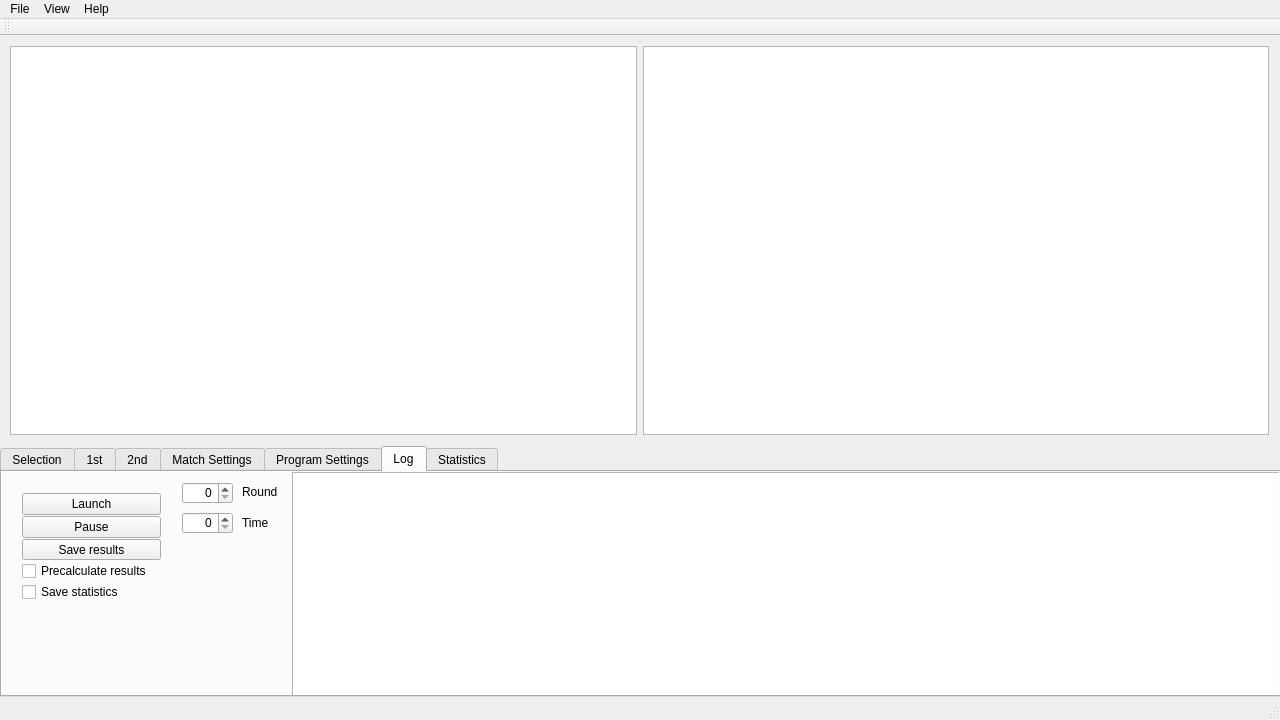
<?xml version="1.0" encoding="UTF-8"?>
<ui version="4.0">
 <class>mainWindowClass</class>
 <widget class="QMainWindow" name="mainWindowClass">
  <property name="geometry">
   <rect>
    <x>0</x>
    <y>0</y>
    <width>1280</width>
    <height>720</height>
   </rect>
  </property>
  <property name="windowTitle">
   <string>boxing</string>
  </property>
  <widget class="QWidget" name="centralWidget">
   <widget class="QTabWidget" name="tabWidget">
    <property name="geometry">
     <rect>
      <x>0</x>
      <y>410</y>
      <width>1281</width>
      <height>251</height>
     </rect>
    </property>
    <property name="currentIndex">
     <number>5</number>
    </property>
    <property name="tabsClosable">
     <bool>false</bool>
    </property>
    <property name="movable">
     <bool>false</bool>
    </property>
    <widget class="QWidget" name="tab_7">
     <attribute name="title">
      <string>Selection</string>
     </attribute>
     <widget class="QListWidget" name="listWidget">
      <property name="geometry">
       <rect>
        <x>5</x>
        <y>31</y>
        <width>321</width>
        <height>191</height>
       </rect>
      </property>
     </widget>
     <widget class="QPushButton" name="pushButton_5">
      <property name="geometry">
       <rect>
        <x>10</x>
        <y>10</y>
        <width>101</width>
        <height>21</height>
       </rect>
      </property>
      <property name="text">
       <string>Refresh List</string>
      </property>
     </widget>
     <widget class="QPushButton" name="pushButton_6">
      <property name="geometry">
       <rect>
        <x>120</x>
        <y>10</y>
        <width>91</width>
        <height>21</height>
       </rect>
      </property>
      <property name="text">
       <string>Load Left</string>
      </property>
     </widget>
     <widget class="QPushButton" name="pushButton_7">
      <property name="geometry">
       <rect>
        <x>220</x>
        <y>10</y>
        <width>101</width>
        <height>21</height>
       </rect>
      </property>
      <property name="text">
       <string>Load Right</string>
      </property>
     </widget>
     <widget class="QTextBrowser" name="textBrowser">
      <property name="geometry">
       <rect>
        <x>785</x>
        <y>10</y>
        <width>481</width>
        <height>211</height>
       </rect>
      </property>
     </widget>
     <widget class="QGraphicsView" name="graphicsView_3">
      <property name="geometry">
       <rect>
        <x>560</x>
        <y>11</y>
        <width>221</width>
        <height>211</height>
       </rect>
      </property>
     </widget>
    </widget>
    <widget class="QWidget" name="tab">
     <attribute name="title">
      <string>1st</string>
     </attribute>
    </widget>
    <widget class="QWidget" name="tab_2">
     <attribute name="title">
      <string>2nd</string>
     </attribute>
    </widget>
    <widget class="QWidget" name="tab_3">
     <attribute name="title">
      <string>Match Settings</string>
     </attribute>
     <widget class="QSpinBox" name="spinBox">
      <property name="geometry">
       <rect>
        <x>80</x>
        <y>10</y>
        <width>42</width>
        <height>22</height>
       </rect>
      </property>
     </widget>
     <widget class="QLabel" name="label">
      <property name="geometry">
       <rect>
        <x>10</x>
        <y>10</y>
        <width>81</width>
        <height>21</height>
       </rect>
      </property>
      <property name="text">
       <string>Round Limit</string>
      </property>
     </widget>
    </widget>
    <widget class="QWidget" name="tab_5">
     <attribute name="title">
      <string>Program Settings</string>
     </attribute>
     <widget class="QComboBox" name="comboBox">
      <property name="geometry">
       <rect>
        <x>80</x>
        <y>20</y>
        <width>191</width>
        <height>21</height>
       </rect>
      </property>
     </widget>
     <widget class="QLabel" name="label_4">
      <property name="geometry">
       <rect>
        <x>10</x>
        <y>20</y>
        <width>91</width>
        <height>16</height>
       </rect>
      </property>
      <property name="text">
       <string>Status bars</string>
      </property>
     </widget>
     <widget class="QCheckBox" name="checkBox_3">
      <property name="geometry">
       <rect>
        <x>9</x>
        <y>50</y>
        <width>261</width>
        <height>20</height>
       </rect>
      </property>
      <property name="text">
       <string>Status bars over animations</string>
      </property>
     </widget>
    </widget>
    <widget class="QWidget" name="tab_4">
     <attribute name="title">
      <string>Log</string>
     </attribute>
     <widget class="QTextEdit" name="textEdit">
      <property name="geometry">
       <rect>
        <x>290</x>
        <y>0</y>
        <width>991</width>
        <height>231</height>
       </rect>
      </property>
      <property name="readOnly">
       <bool>true</bool>
      </property>
     </widget>
     <widget class="QSpinBox" name="spinBox_2">
      <property name="geometry">
       <rect>
        <x>180</x>
        <y>10</y>
        <width>51</width>
        <height>22</height>
       </rect>
      </property>
      <property name="alignment">
       <set>Qt::AlignRight|Qt::AlignTrailing|Qt::AlignVCenter</set>
      </property>
     </widget>
     <widget class="QSpinBox" name="spinBox_3">
      <property name="geometry">
       <rect>
        <x>180</x>
        <y>40</y>
        <width>51</width>
        <height>22</height>
       </rect>
      </property>
      <property name="alignment">
       <set>Qt::AlignRight|Qt::AlignTrailing|Qt::AlignVCenter</set>
      </property>
      <property name="singleStep">
       <number>5</number>
      </property>
     </widget>
     <widget class="QLabel" name="label_2">
      <property name="geometry">
       <rect>
        <x>240</x>
        <y>10</y>
        <width>41</width>
        <height>20</height>
       </rect>
      </property>
      <property name="text">
       <string>Round</string>
      </property>
     </widget>
     <widget class="QLabel" name="label_3">
      <property name="geometry">
       <rect>
        <x>240</x>
        <y>40</y>
        <width>41</width>
        <height>21</height>
       </rect>
      </property>
      <property name="text">
       <string>Time</string>
      </property>
     </widget>
     <widget class="QWidget" name="verticalLayoutWidget">
      <property name="geometry">
       <rect>
        <x>9</x>
        <y>10</y>
        <width>161</width>
        <height>131</height>
       </rect>
      </property>
      <layout class="QVBoxLayout" name="verticalLayout">
       <property name="spacing">
        <number>1</number>
       </property>
       <item>
        <widget class="QPushButton" name="pushButton_2">
         <property name="text">
          <string>Launch</string>
         </property>
        </widget>
       </item>
       <item>
        <widget class="QPushButton" name="pushButton">
         <property name="text">
          <string>Pause</string>
         </property>
        </widget>
       </item>
       <item>
        <widget class="QPushButton" name="pushButton_4">
         <property name="text">
          <string>Save results</string>
         </property>
        </widget>
       </item>
       <item>
        <widget class="QCheckBox" name="checkBox">
         <property name="text">
          <string>Precalculate results</string>
         </property>
        </widget>
       </item>
       <item>
        <widget class="QCheckBox" name="checkBox_2">
         <property name="text">
          <string>Save statistics</string>
         </property>
        </widget>
       </item>
      </layout>
     </widget>
    </widget>
    <widget class="QWidget" name="tab_6">
     <attribute name="title">
      <string>Statistics</string>
     </attribute>
    </widget>
   </widget>
   <widget class="QWidget" name="horizontalLayoutWidget_2">
    <property name="geometry">
     <rect>
      <x>-1</x>
      <y>-1</y>
      <width>1281</width>
      <height>411</height>
     </rect>
    </property>
    <layout class="QHBoxLayout" name="horizontalLayout_2">
     <item>
      <widget class="QGraphicsView" name="graphicsView"/>
     </item>
     <item>
      <widget class="QGraphicsView" name="graphicsView_2"/>
     </item>
    </layout>
   </widget>
  </widget>
  <widget class="QMenuBar" name="menuBar">
   <property name="geometry">
    <rect>
     <x>0</x>
     <y>0</y>
     <width>1280</width>
     <height>21</height>
    </rect>
   </property>
   <widget class="QMenu" name="menuFile">
    <property name="title">
     <string>File</string>
    </property>
   </widget>
   <widget class="QMenu" name="menuHelp">
    <property name="title">
     <string>Help</string>
    </property>
    <addaction name="actionVersion"/>
   </widget>
   <widget class="QMenu" name="menuView">
    <property name="title">
     <string>View</string>
    </property>
    <addaction name="actionShow_controls"/>
   </widget>
   <addaction name="menuFile"/>
   <addaction name="menuView"/>
   <addaction name="menuHelp"/>
  </widget>
  <widget class="QToolBar" name="mainToolBar">
   <attribute name="toolBarArea">
    <enum>TopToolBarArea</enum>
   </attribute>
   <attribute name="toolBarBreak">
    <bool>false</bool>
   </attribute>
  </widget>
  <widget class="QStatusBar" name="statusBar"/>
  <action name="actionVersion">
   <property name="text">
    <string>Version</string>
   </property>
  </action>
  <action name="actionShow_controls">
   <property name="checkable">
    <bool>true</bool>
   </property>
   <property name="checked">
    <bool>true</bool>
   </property>
   <property name="text">
    <string>Show controls</string>
   </property>
  </action>
 </widget>
 <layoutdefault spacing="6" margin="11"/>
 <resources/>
 <connections/>
</ui>
